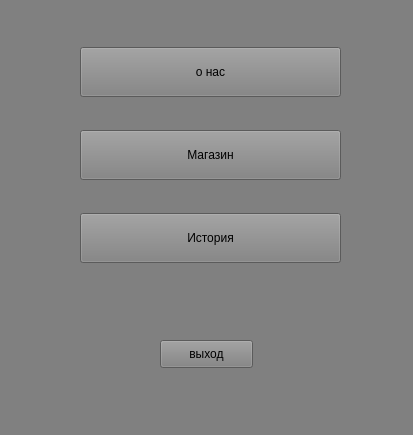
<?xml version="1.0" encoding="UTF-8"?>
<ui version="4.0">
 <class>Fitnes</class>
 <widget class="QWidget" name="Fitnes">
  <property name="geometry">
   <rect>
    <x>0</x>
    <y>0</y>
    <width>413</width>
    <height>435</height>
   </rect>
  </property>
  <property name="windowTitle">
   <string>Form</string>
  </property>
  <property name="styleSheet">
   <string notr="true">background-color:grey;</string>
  </property>
  <widget class="QWidget" name="verticalLayoutWidget">
   <property name="geometry">
    <rect>
     <x>80</x>
     <y>20</y>
     <width>261</width>
     <height>271</height>
    </rect>
   </property>
   <layout class="QVBoxLayout" name="verticalLayout">
    <item>
     <widget class="QPushButton" name="about_us">
      <property name="minimumSize">
       <size>
        <width>0</width>
        <height>50</height>
       </size>
      </property>
      <property name="text">
       <string>о нас</string>
      </property>
     </widget>
    </item>
    <item>
     <widget class="QPushButton" name="people_buy_abonement">
      <property name="minimumSize">
       <size>
        <width>0</width>
        <height>50</height>
       </size>
      </property>
      <property name="text">
       <string>Магазин</string>
      </property>
     </widget>
    </item>
    <item>
     <widget class="QPushButton" name="history">
      <property name="minimumSize">
       <size>
        <width>0</width>
        <height>50</height>
       </size>
      </property>
      <property name="text">
       <string>История</string>
      </property>
     </widget>
    </item>
   </layout>
  </widget>
  <widget class="QPushButton" name="exit_fitnes">
   <property name="geometry">
    <rect>
     <x>160</x>
     <y>340</y>
     <width>93</width>
     <height>28</height>
    </rect>
   </property>
   <property name="text">
    <string>выход</string>
   </property>
  </widget>
 </widget>
 <resources/>
 <connections/>
</ui>
